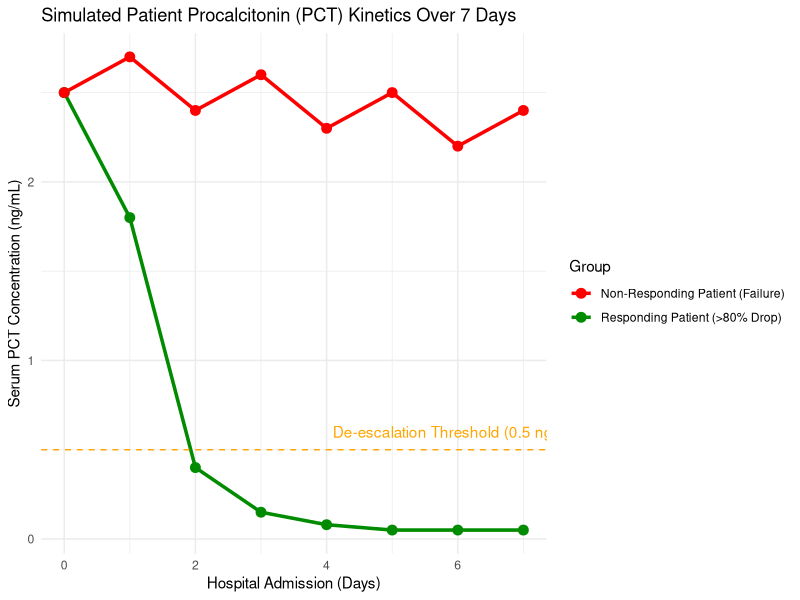

Write the R code that produced this figure.
# 🧪 Procalcitonin (PCT) Stewardship Simulation Script
# This script simulates patient PCT kinetic clearance curves over a 7-day stay.

# Load required libraries for plotting
library(ggplot2)

# 1. Create mock data for two patient scenarios
days <- 0:7

# Scenario A: Responding Patient (PCT drops by >80%)
pct_responder <- c(2.5, 1.8, 0.4, 0.15, 0.08, 0.05, 0.05, 0.05)

# Scenario B: Non-Responding Patient (Treatment Failure/Stable High PCT)
pct_non_responder <- c(2.5, 2.7, 2.4, 2.6, 2.3, 2.5, 2.2, 2.4)

# Combine into a clean data frame
data_responder <- data.frame(Day = days, PCT = pct_responder, Group = "Responding Patient (>80% Drop)")
data_non_responder <- data.frame(Day = days, PCT = pct_non_responder, Group = "Non-Responding Patient (Failure)")
plot_data <- rbind(data_responder, data_non_responder)

# 2. Generate the clinical clearance plot
ggplot(plot_data, aes(x = Day, y = PCT, color = Group, group = Group)) +
  geom_line(size = 1.2) +
  geom_point(size = 3) +
  scale_color_manual(values = c("red", "green4")) +
  labs(title = "Simulated Patient Procalcitonin (PCT) Kinetics Over 7 Days",
       x = "Hospital Admission (Days)",
       y = "Serum PCT Concentration (ng/mL)") +
  theme_minimal() +
  geom_hline(yintercept = 0.5, linetype = "dashed", color = "orange") +
  annotate("text", x = 6, y = 0.6, label = "De-escalation Threshold (0.5 ng/mL)", color = "orange")
